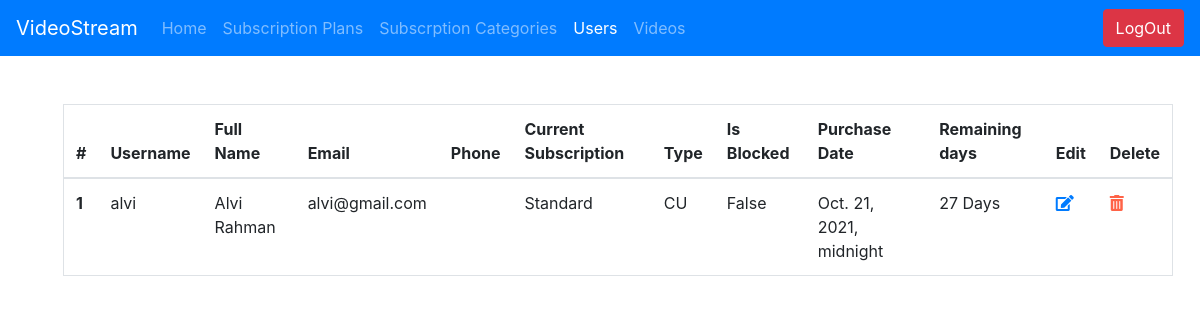
The app's page /video_stream_admin/user_list/ (signed in), older data.
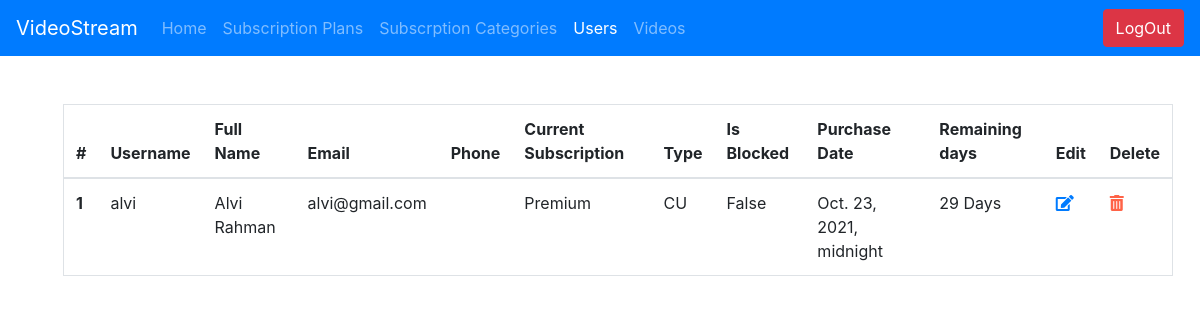
The same page, newer data.
### video_stream_app/models.py (models this page shows, shortened)
class User(AbstractUser):
    TYPE_CHOICES = [
        ('AD', 'Admin'), ('CU', 'Customer')
    ]
    id = models.AutoField(primary_key=True)
    username = models.CharField(
        max_length=255, blank=False, null=False, unique=True)
    full_name = models.CharField(max_length=255, blank=True, null=True)
    password = models.CharField(max_length=255, blank=False, null=False)
    email = models.CharField(max_length=255, blank=False, null=False)
    phone = models.CharField(max_length=15, null=True, blank=True)
    user_subscription = models.ForeignKey(Subscription, on_delete=models.SET_NULL,
                                          blank=True, null=True, related_name="subscription")
    user_type = models.CharField(
        choices=TYPE_CHOICES, max_length=50, blank=True, default="CU")
    is_subscribed = models.BooleanField(default=False)
    is_blocked = models.BooleanField(default=False)
    purchase_date = models.DateTimeField(blank=True, null=True)
    created_at = models.DateTimeField(auto_now_add=True)
    updated_at = models.DateField(auto_now=True)
    __prev_subscription = None
    def __init__(self, *args, **kwargs):
        super().__init__(*args, **kwargs)
        self.__prev_subscription = self.user_subscription

class Subscription(models.Model):
    id = models.AutoField(primary_key=True)
    subscription_type = models.ForeignKey(SubscriptionType,
                                        on_delete=models.SET_NULL, blank=True, null=True)
    subscription_price = models.DecimalField(
        max_digits=10, decimal_places=2, default=0)
    subscription_validity = models.IntegerField(
        default=0, verbose_name='subscription_validity (Months)')
    created_at = models.DateTimeField(auto_now_add=True)
    updated_at = models.DateField(auto_now=True)
    def __str__(self):
        return self.subscription_type.type_name

class SubscriptionType(models.Model):
    id = models.AutoField(primary_key=True)
    type_name = models.CharField(
        max_length=50, blank=False, null=False, unique=True)

### video_stream_app/views.py (the view)
# urls.py: path('video_stream_admin/user_list/', views.user_list,
@login_required(login_url='/video_stream_admin/')
def user_list(request):
    return render(request, 'video_stream_app/users_view.html',
                  {
                      'users': models.User.objects.all(),
                      'title': 'Users',
                      'is_logged_in': request.user.is_authenticated,
                      'users_link': 'active',
                      'admin': True
                  })

### video_stream_app/templatetags/custom_tags.py (called while the page is built)
@register.filter(name='calculate_time')
def calculate_time(base_time, months):
    return f"{((base_time + timezone.timedelta(days=months*30)) - timezone.now()).days} Days"

### video_stream_app/templates/video_stream_app/users_view.html (shortened to what this page needs)
{% extends 'base.html' %}
{% load custom_tags %}
{% load static %}
{% block content %}
    <div class="container m-5">
        <table class="table border">
            <thead>
                <tr>
                    <th scope="col">#</th>
                    <th scope="col">Username</th>
                    <th scope="col">Full Name</th>
                    <th scope="col">Email</th>
                    <th scope="col">Phone</th>
                    <th scope="col">Current Subscription</th>
                    <th scope="col">Type</th>
                    <th scope="col">Is Blocked</th>
                    <th scope="col">Purchase Date</th>
                    <th scope="col">Remaining days</th>
                    <th scope="col">Edit</th>
                    <th scope="col">Delete</th>
                </tr>
            </thead>
            <tbody>
            {% for user in users %}
                <tr>
                    <th scope="row">{{ forloop.counter }}</th>
                    <td>{{ user.username }}</td>
                    <td>{{ user.full_name }}</td>
                    <td>{{ user.email }}</td>
                    <td>{{ user.phone }}</td>
                    <td>
                        {% if user.user_subscription %}
                            {{ user.user_subscription }}
                        {% else %}
                            None
                        {% endif %}
                    </td>
                    <td>{{ user.user_type }}</td>
                    <td>{{ user.is_blocked }}</td>
                    <td>{{ user.purchase_date }}</td>
                    {% if user.user_subscription %}
                        <td>{{ user.purchase_date|calculate_time:user.user_subscription.subscription_validity }}</td>
                    {% else %}
                        <td> None </td>
                    {% endif %}
                    <td><a href="/video_stream_admin/user/edit__{{ user.pk }}/"><i class="fas fa-edit"></i></a></td>
                    <td><a onclick="deleteFunc({{ user.pk }})" href="" ><i class="fas fa-trash-alt" style="color: tomato"></i></a></td>
                </tr>
            {% endfor %}
            </tbody>
        </table>
    </div>
{% endblock %}

Row changes from the older to the newer data that the page shows:
changed User "alvi": user_subscription "Standard" → "Premium"; purchase_date "Oct. 21, 2021, midnight" → "Oct. 23, 2021, midnight"; purchase_date|calculate_time "27 Days" → "29 Days"
